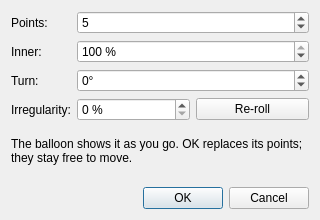
<?xml version="1.0" encoding="UTF-8"?>
<ui version="4.0">
 <class>RegularPolygonDialog</class>
 <widget class="QDialog" name="RegularPolygonDialog">
  <property name="geometry">
   <rect>
    <x>0</x>
    <y>0</y>
    <width>320</width>
    <height>220</height>
   </rect>
  </property>
  <property name="windowTitle">
   <string>Regular polygon / star</string>
  </property>
  <layout class="QVBoxLayout" name="verticalLayoutDialog">
   <item>
    <layout class="QFormLayout" name="formLayout">
     <item row="0" column="0">
      <widget class="QLabel" name="labelPoints">
       <property name="text">
        <string>Points:</string>
       </property>
       <property name="buddy">
        <cstring>spinPoints</cstring>
       </property>
      </widget>
     </item>
     <item row="0" column="1">
      <widget class="QSpinBox" name="spinPoints">
       <property name="toolTip">
        <string>How many points round the shape: a polygon's corners, a star's spikes.</string>
       </property>
       <property name="minimum">
        <number>3</number>
       </property>
       <property name="maximum">
        <number>64</number>
       </property>
       <property name="value">
        <number>5</number>
       </property>
      </widget>
     </item>
     <item row="1" column="0">
      <widget class="QLabel" name="labelInner">
       <property name="text">
        <string>Inner:</string>
       </property>
       <property name="buddy">
        <cstring>spinInner</cstring>
       </property>
      </widget>
     </item>
     <item row="1" column="1">
      <widget class="QSpinBox" name="spinInner">
       <property name="toolTip">
        <string>How far out the points between the spikes lie, as a share of the spikes'. 100 % is a regular polygon; less, a star.</string>
       </property>
       <property name="suffix">
        <string> %</string>
       </property>
       <property name="minimum">
        <number>5</number>
       </property>
       <property name="maximum">
        <number>100</number>
       </property>
       <property name="value">
        <number>100</number>
       </property>
      </widget>
     </item>
     <item row="2" column="0">
      <widget class="QLabel" name="labelTurn">
       <property name="text">
        <string>Turn:</string>
       </property>
       <property name="buddy">
        <cstring>spinTurn</cstring>
       </property>
      </widget>
     </item>
     <item row="2" column="1">
      <widget class="QSpinBox" name="spinTurn">
       <property name="toolTip">
        <string>How far the shape is turned, clockwise. At 0° the first point is on top.</string>
       </property>
       <property name="suffix">
        <string>°</string>
       </property>
       <property name="minimum">
        <number>-180</number>
       </property>
       <property name="maximum">
        <number>180</number>
       </property>
      </widget>
     </item>
     <item row="3" column="0">
      <widget class="QLabel" name="labelIrregularity">
       <property name="text">
        <string>Irregularity:</string>
       </property>
       <property name="buddy">
        <cstring>spinIrregularity</cstring>
       </property>
      </widget>
     </item>
     <item row="3" column="1">
      <layout class="QHBoxLayout" name="horizontalLayoutIrregularity">
       <item>
        <widget class="QSpinBox" name="spinIrregularity">
         <property name="toolTip">
          <string>How much each point's length and place vary: long spikes and short stubs, unevenly spaced.</string>
         </property>
         <property name="suffix">
          <string> %</string>
         </property>
         <property name="maximum">
          <number>100</number>
         </property>
        </widget>
       </item>
       <item>
        <widget class="QPushButton" name="pushButtonReroll">
         <property name="toolTip">
          <string>Deal the points' lengths and places again.</string>
         </property>
         <property name="text">
          <string>Re-roll</string>
         </property>
        </widget>
       </item>
      </layout>
     </item>
    </layout>
   </item>
   <item>
    <widget class="QLabel" name="labelNote">
     <property name="text">
      <string>The balloon shows it as you go. OK replaces its points; they stay free to move.</string>
     </property>
     <property name="wordWrap">
      <bool>true</bool>
     </property>
    </widget>
   </item>
   <item>
    <spacer name="verticalSpacer">
     <property name="orientation">
      <enum>Qt::Vertical</enum>
     </property>
    </spacer>
   </item>
   <item>
    <widget class="QDialogButtonBox" name="buttonBox">
     <property name="standardButtons">
      <set>QDialogButtonBox::Cancel|QDialogButtonBox::Ok</set>
     </property>
    </widget>
   </item>
  </layout>
 </widget>
 <resources/>
 <connections>
  <connection>
   <sender>buttonBox</sender>
   <signal>accepted()</signal>
   <receiver>RegularPolygonDialog</receiver>
   <slot>accept()</slot>
  </connection>
  <connection>
   <sender>buttonBox</sender>
   <signal>rejected()</signal>
   <receiver>RegularPolygonDialog</receiver>
   <slot>reject()</slot>
  </connection>
 </connections>
</ui>
